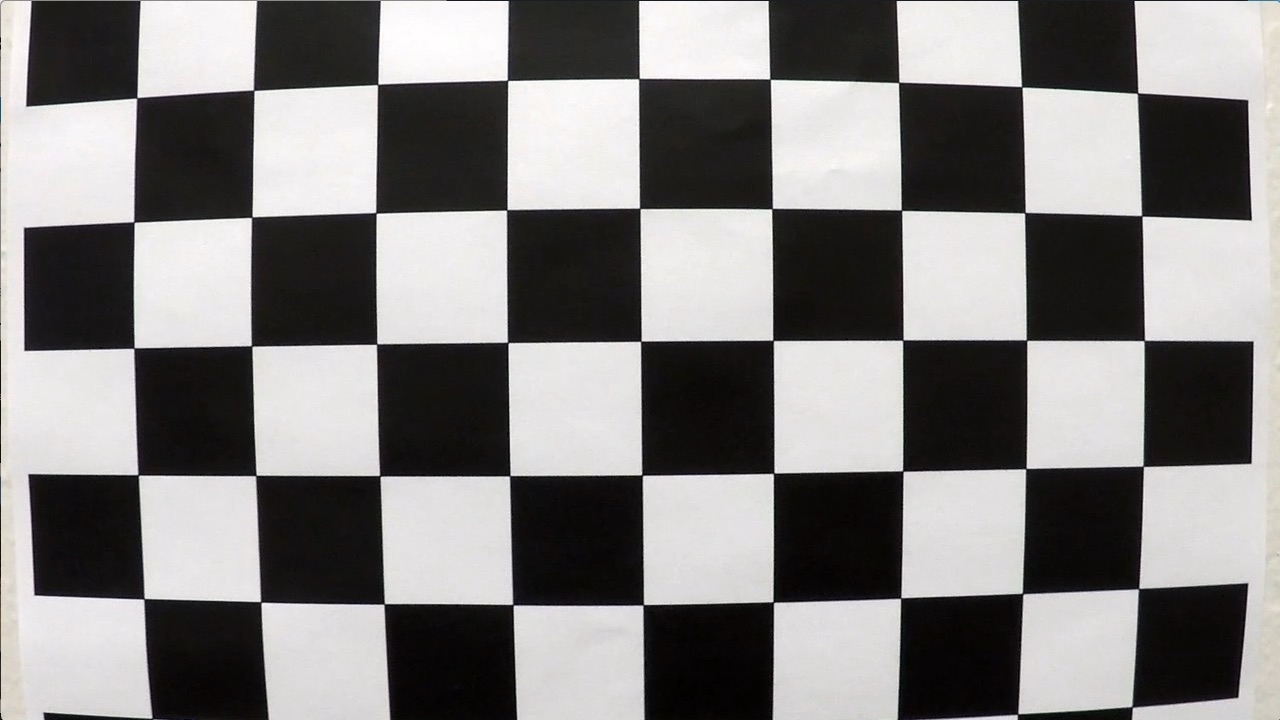
#> input picture img/Udacity/calib/calibration1.jpg, 1280 x 720 px
$ jupyter execute Projekt_Spurerkennung_v2.ipynb
#> lines starting #> are read from the running program, lines starting #| are printed output that depends on the picture; after the words box and inside, x2 and y2 are one past the last pixel; in counts of white or black regions, pixels touching at a corner belong together; long printed decimals are rounded
# Projekt: Erkennung von Spurmarkierungen

In diesem Projekt sollen Spurmarkierungen in zwei bestehenden Datensätzen erkannt werden:

1. Udacity Nanodegree "Self-Driving Car Engineer" (https://www.udacity.com/course/self-driving-car-engineer-nanodegree--nd0013)
2. KITTI-Datensatz zur Erkennung von Spurmarkierungen (http://www.cvlibs.net/datasets/kitti/eval_road.php)

[cell 1]
import cv2 as cv
from matplotlib import pyplot as plt
import numpy as np
import os

print('Willkommen beim Projekt "Erkennung von Spurmarkierungen"')

# Exkurs 1: Kamerakalibrierung zur Entzerrung der Bilder

Die vorhandenen Bilder sind aufgrund der Linsen- und Kameraeigenschaften verzerrt. Entzerren Sie die Bilder mithilfe der Kamerakalibrierungsroutinen von OpenCV (https://docs.opencv.org/4.5.3/dc/dbb/tutorial_py_calibration.html) und den aufgezeichneten Bildern.

[cell 2]
import glob

# einlesen eines Beispielbildes
img1 = cv.cvtColor(cv.imread('./img/Udacity/calib/calibration1.jpg'), cv.COLOR_BGR2RGB)
plt.imshow(img1)
plt.title('Kalibrierungsbild')
plt.show()

# size of chessboard, minimum error with (7, 6), but there were severe artefacts at the borders (see error calculation at the end)
x, y = 9, 6


# termination criteria
criteria = (cv.TERM_CRITERIA_EPS + cv.TERM_CRITERIA_MAX_ITER, 30, 0.001)
# prepare object points, like (0,0,0), (1,0,0), (2,0,0) ....,(6,5,0)
objp = np.zeros((y*x,3), np.float32)
objp[:,:2] = np.mgrid[0:x,0:y].T.reshape(-1,2)
# Arrays to store object points and image points from all the images.
objpoints = [] # 3d point in real world space
imgpoints = [] # 2d points in image plane.


images = glob.glob('./img/Udacity/calib/*.jpg')
# images = ['./img/Udacity/calib/calibration1.jpg']
plt.figure(figsize=(16,6))
for i, fname in enumerate(images):
    img = cv.imread(fname)
#> img is the input picture: shape (720, 1280, 3); mean B, G, R 127.8, 128.4, 130.1
    gray = cv.cvtColor(img, cv.COLOR_BGR2GRAY)

    # Find the chess board corners
    ret, corners = cv.findChessboardCorners(gray, (x,y), None)
#> ret = False; corners = None
    # print(ret)
    # If found, add object points, image points (after refining them)
    if ret == True:
        objpoints.append(objp)
        corners2 = cv.cornerSubPix(gray,corners, (11,11), (-1,-1), criteria)
        imgpoints.append(corners)
        # Draw and display the corners
        cv.drawChessboardCorners(img, (x,y), corners2, ret)
        plt.subplot(4,5,i+1)
        plt.imshow(img)
        plt.xticks([])
        plt.yticks([])
#> pass 2 of the loop `for i, fname in enumerate(images):`:
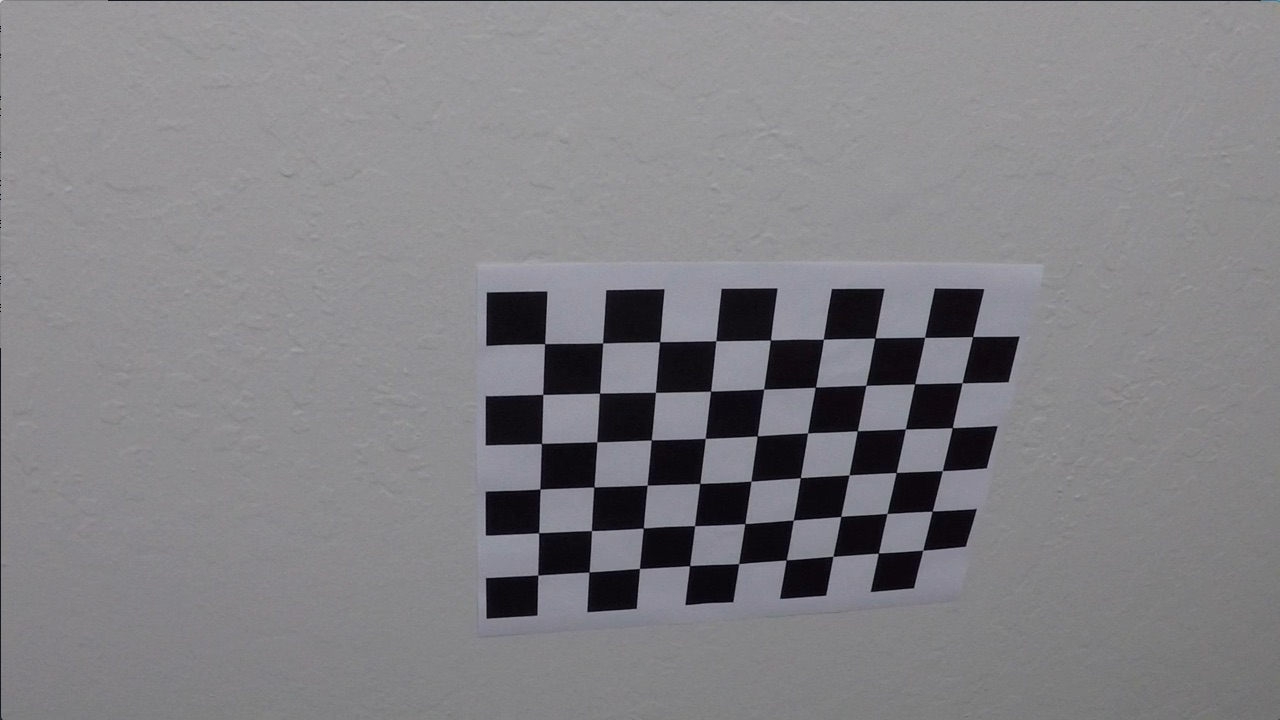
#> input picture img/Udacity/calib/calibration10.jpg, 1280 x 720 px
#> img is the input picture: shape (720, 1280, 3); mean B, G, R 133.1, 129.4, 130.2
#> `ret, corners = cv.findChessboardCorners(gray, (x,y), None)`: ret = True; corners = 54 rows, first 8: [545.3, 343.1], [602.7, 342.8], [660.1, 341.3], [715.8, 340.7], [770.6, 340], [823.5, 339.2], [874.3, 338.5], [925.1, 337.4]
#> `corners2 = cv.cornerSubPix(gray,corners, (11,11), (-1,-1), criteria)`: corners2 = 54 rows, first 8: [544.6, 343.6], [602.6, 343], [659.6, 341.7], [715.8, 340.7], [770.4, 339.9], [823.4, 339.3], [874.9, 337.9], [924.6, 337.3]
#> `cv.drawChessboardCorners(img, (x,y), corners2, ret)`:
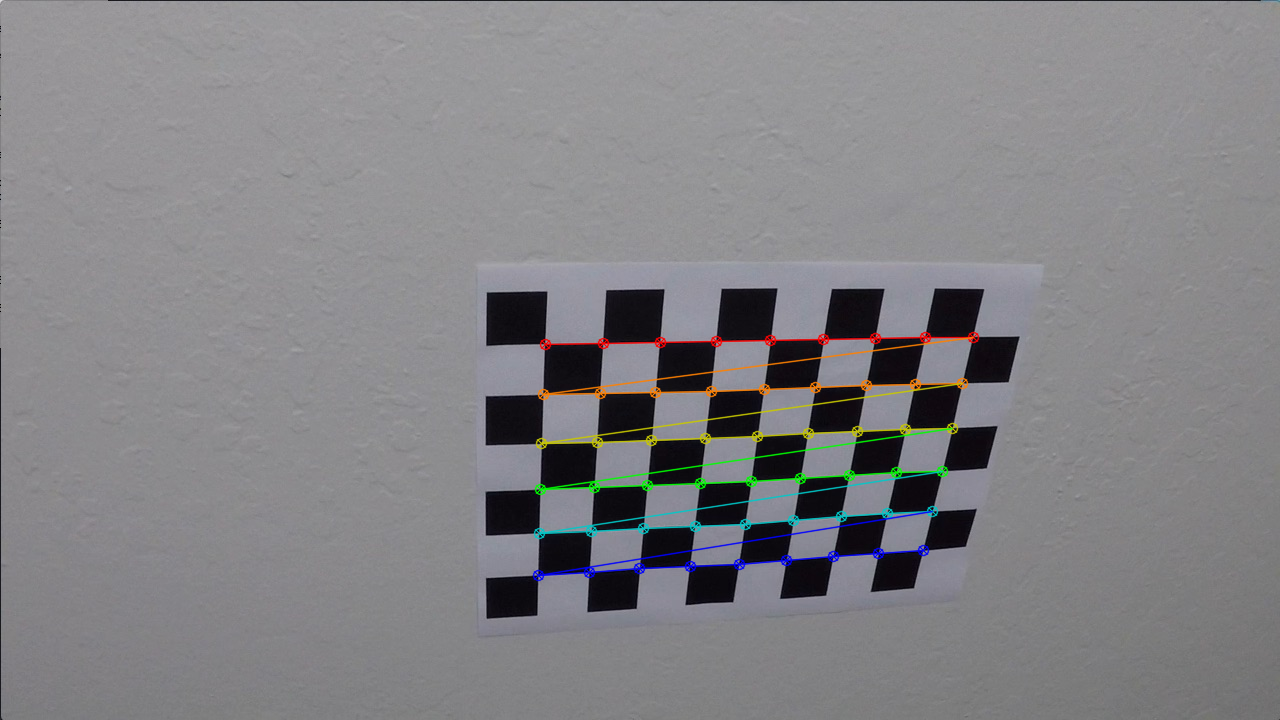
#> img: shape (720, 1280, 3); 1.92% of pixels changed, all inside (x1, y1, x2, y2) = (532, 331, 980, 582)
plt.show()

ret, mtx, dist, rvecs, tvecs = cv.calibrateCamera(objpoints, imgpoints, gray.shape[::-1], None, None)
#> ret = 0.526; mtx = [[1056.3, 0, 657], [0, 1070.1, 272.7], [0, 0, 1]]; dist = [[-0.364, 1.04, 0.0172, 0.00364, -1.8]]; rvecs = ([0.442, -0.193, 0.0382], [-0.0212, 0.43, -0.0306]); tvecs = ([-1.91, 1.19, 17.9], [-17.08, -0.265, 29.95])

img = cv.imread('./img/Udacity/image001.jpg')
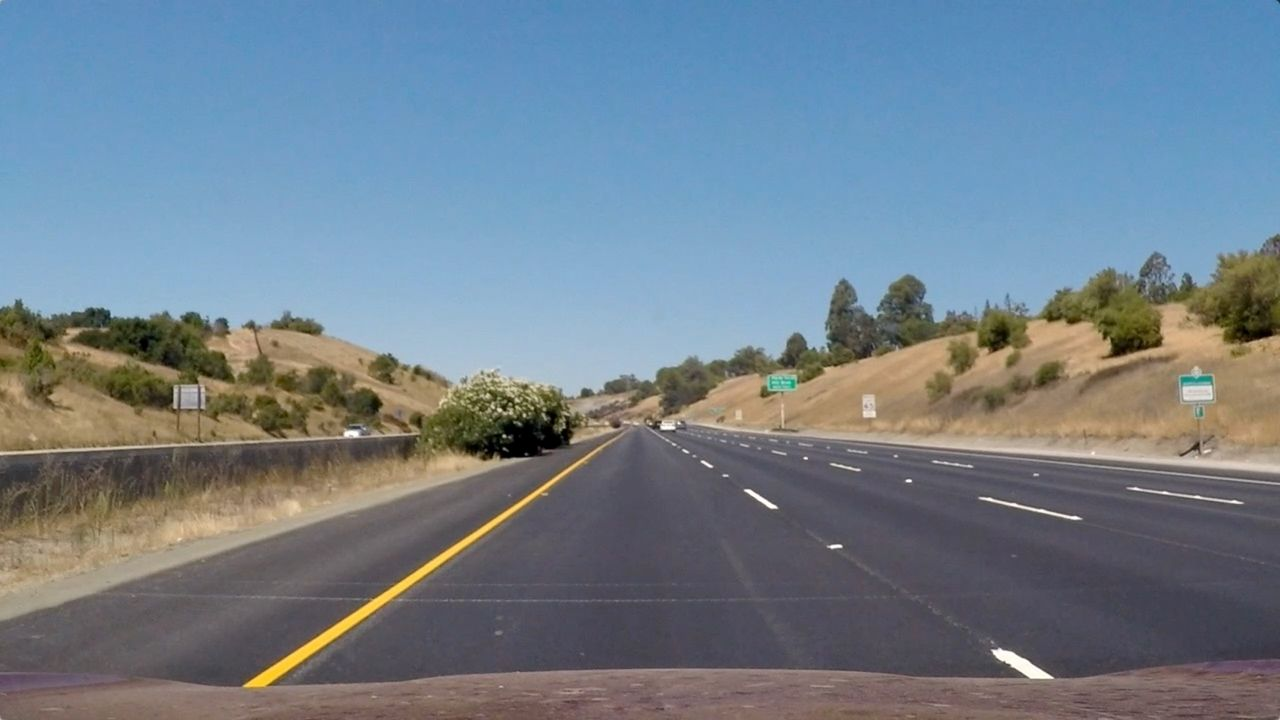
#> input picture img/Udacity/image001.jpg, 1280 x 720 px
#> img is the input picture: shape (720, 1280, 3); mean B, G, R 140, 127.8, 113.4
img = cv.cvtColor(img, cv.COLOR_BGR2RGB)

def undistort_image(img):
    h,  w = img.shape[:2]
    newcameramtx, roi = cv.getOptimalNewCameraMatrix(mtx, dist, (w,h), 1, (w,h))
#> newcameramtx = [[514.7, 0, 898.2], [0, 929.7, 266.9], [0, 0, 1]]; roi = (578, 30, 623, 625)

    # undistort
    img_undist = cv.undistort(img, mtx, dist, None, newcameramtx)
    # crop the image
    x, y, w, h = roi
#> x = 578; y = 30; w = 623; h = 625
    return img_undist[y:y+h, x:x+w]
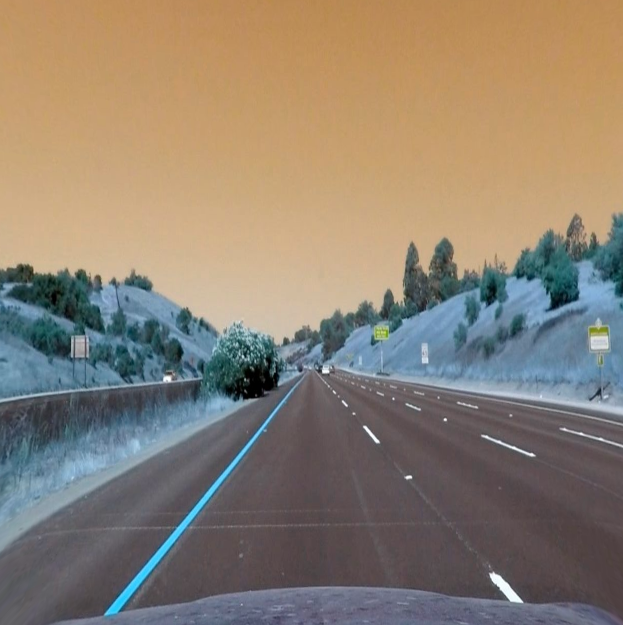
#> returned value: shape (625, 623, 3); mean of channels 0, 1, 2 113.6, 128.3, 140.5; drawn as B, G, R

img_undist = undistort_image(img)

plt.figure(figsize=(15, 10))
plt.subplot(1, 2, 1)
plt.imshow(img)
plt.title('Image001')

plt.subplot(1, 2, 2)
plt.imshow(img_undist, cmap='gray')
plt.title('Image001 undistorted')
plt.show()


# error calculation
mean_error = 0
for i in range(len(objpoints)):
    imgpoints2, _ = cv.projectPoints(objpoints[i], rvecs[i], tvecs[i], mtx, dist)
    error = cv.norm(imgpoints[i], imgpoints2, cv.NORM_L2)/len(imgpoints2)
    mean_error += error
#> this loop made 2 passes
#> (error, mean_error) on passes 1 to 2: (0.0596, 0.0596), (0.0819, 0.142)
#> after the loop, mean_error = 0.142
print( f"total error: {mean_error/len(objpoints)}")
#| total error: 0.07076

Alternative

[cell 3]
# einlesen eines Beispielbildes
img1 = cv.cvtColor(cv.imread('./img/Udacity/calib/calibration1.jpg'), cv.COLOR_BGR2RGB)
plt.imshow(img1)
plt.title('Kalibrierungsbild')
plt.show()

width = 9
height = 6

# termination criteria
criteria = (cv.TERM_CRITERIA_EPS + cv.TERM_CRITERIA_MAX_ITER, 30, 0.001)
# prepare object points, like (0,0,0), (1,0,0), (2,0,0) ....,(6,5,0)
objp = np.zeros((width*height,3), np.float32)
objp[:,:2] = np.mgrid[:width,:height].T.reshape(-1,2)
# Arrays to store object points and image points from all the images.
objpoints = [] # 3d point in real world space
imgpoints = [] # 2d points in image plane.
images = glob.glob('./img/Udacity/calib/*.jpg')
for fname in images:
    img = cv.imread(fname)
    gray = cv.cvtColor(img, cv.COLOR_BGR2GRAY)
    # Find the chess board corners
    ret, corners = cv.findChessboardCorners(gray, (width, height), None, cv.CALIB_CB_ADAPTIVE_THRESH)
#> ret = False; corners = None
    #ret, corners = cv.findChessboardCornersSB(gray, (6,5), None, cv.CALIB_CB_LARGER + cv.CALIB_CB_EXHAUSTIVE + cv.CALIB_CB_ACCURACY + cv.CALIB_CB_NORMALIZE_IMAGE)
    # If found, add object points, image points (after refining them)
    if ret == True:
        objpoints.append(objp)
        corners2 = cv.cornerSubPix(gray,corners, (11,11), (-1,-1), criteria)
        imgpoints.append(corners)
        #Draw and display the corners
        cv.drawChessboardCorners(img, (width, height), corners2, ret)
        cv.imshow('img', img)
        cv.waitKey(500)
#> pass 2 of the loop `for fname in images:`:
#> `ret, corners = cv.findChessboardCorners(gray, (width, height), None, c..`: ret = True; corners = 54 rows, first 8: [544.7, 343.6], [602.6, 342.9], [659.6, 341.7], [715.9, 340.6], [770.5, 340], [823.4, 339.3], [874.8, 338], [924.7, 337.3]
cv.destroyAllWindows()

ret, mtx, dist, rvecs, tvecs = cv.calibrateCamera(objpoints, imgpoints, gray.shape[::-1], None, None)
#> ret = 0.526

img = cv.imread('./img/Udacity/calib/calibration1.jpg')
h,  w = img.shape[:2]
newcameramtx, roi = cv.getOptimalNewCameraMatrix(mtx, dist, (w,h), 1, (w,h))
#> newcameramtx = [[514.8, 0, 898.1], [0, 929.7, 266.9], [0, 0, 1]]; roi = (578, 30, 623, 625)

# undistort
dst = cv.undistort(img, mtx, dist, None, newcameramtx)
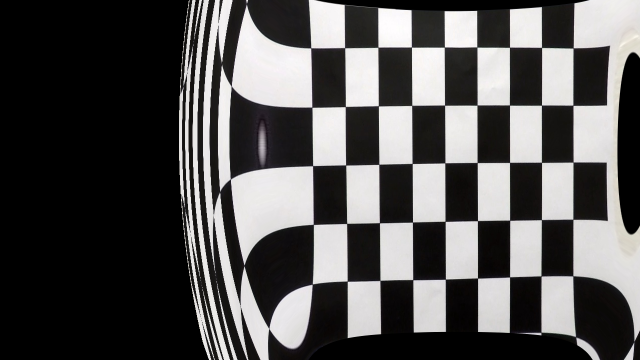
#> dst: shape (720, 1280, 3) (shown at 1/2 size); mean B, G, R 82.6, 82.9, 84.1
# crop the image
x, y, w, h = roi
#> x = 578; y = 30; w = 623; h = 625
dst = dst[y:y+h, x:x+w]
#> dst: shape (625, 623, 3)
cv.imwrite('calibresult.png', dst)

plt.figure(figsize=(20,10))
plt.subplot(1,2,1)
plt.imshow(img)
plt.title("Original Kalibrierungsbild")
plt.subplot(1,2,2)
plt.imshow(dst)
plt.title("Kalibrierungsbild mit undistort")
plt.show()

# remap
mapx, mapy = cv.initUndistortRectifyMap(mtx, dist, None, newcameramtx, (w,h), 5)
dst = cv.remap(img, mapx, mapy, cv.INTER_LINEAR)
# crop the image
x, y, w, h = roi
dst = dst[y:y+h, x:x+w]
#> dst: shape (595, 45, 3)
cv.imwrite('calibresult.png', dst)

plt.figure(figsize=(20,10))
plt.subplot(1,2,1)
plt.imshow(img)
plt.title("Original Kalibrierungsbild")
plt.subplot(1,2,2)
plt.imshow(dst)
plt.title("Kalibrierungsbild mit remap")
plt.show()

mean_error = 0
for i in range(len(objpoints)):
    imgpoints2, _ = cv.projectPoints(objpoints[i], rvecs[i], tvecs[i], mtx, dist)
    error = cv.norm(imgpoints[i], imgpoints2, cv.NORM_L2)/len(imgpoints2)
    mean_error += error
#> after the loop, mean_error = 0.142
print( "total error: {}".format(mean_error/len(objpoints)) )
#| total error: 0.07076

#----------Fahrspur undistort----------

img = cv.imread('./img/Udacity/image001.jpg')
img = cv.cvtColor(img, cv.COLOR_BGR2RGB)
h,  w = img.shape[:2]
newcameramtx, roi = cv.getOptimalNewCameraMatrix(mtx, dist, (w,h), 1, (w,h))

# undistort
dst = cv.undistort(img, mtx, dist, None, newcameramtx)
#> dst: shape (720, 1280, 3)
# crop the image
x, y, w, h = roi
#> w = 623; h = 625
dst = dst[y:y+h, x:x+w]
#> dst: shape (625, 623, 3)
cv.imwrite('calibresult.png', dst)

plt.figure(figsize=(20,10))
plt.subplot(1,2,1)
plt.imshow(img)
plt.title("Original Lane-Img")
plt.subplot(1,2,2)
plt.imshow(dst)
plt.title("Lane-Img mit undistort")
plt.show()

#----------Fahrspur remap----------

img = cv.imread('./img/Udacity/image001.jpg')
img = cv.cvtColor(img, cv.COLOR_BGR2RGB)
h,  w = img.shape[:2]
newcameramtx, roi = cv.getOptimalNewCameraMatrix(mtx, dist, (w,h), 1, (w,h))

mapx, mapy = cv.initUndistortRectifyMap(mtx, dist, None, newcameramtx, (w,h), 5)
#> mapx: shape (720, 1280) float32
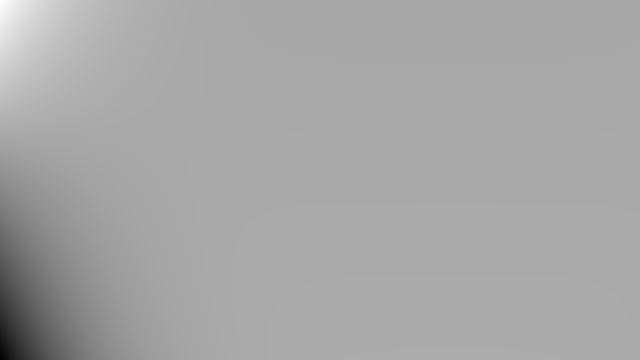
#> mapy: shape (720, 1280) float32 (shown at 1/2 size); min -26933.5, max 14116.8, mean -141.9; drawn with min black and max white
dst = cv.remap(img, mapx, mapy, cv.INTER_LINEAR)
#> dst: shape (720, 1280, 3)
# crop the image
x, y, w, h = roi
#> w = 623; h = 625
dst = dst[y:y+h, x:x+w]
#> dst: shape (625, 623, 3)
cv.imwrite('calibresult.png', dst)

plt.figure(figsize=(20,10))
plt.subplot(1,2,1)
plt.imshow(img)
plt.title("Original Lane-Img")
plt.subplot(1,2,2)
plt.imshow(dst)
plt.title("Lane-Img mit remap")
plt.show()

# Exkurs 2: Perspektivtransformation

Durch die Kameraperspektive wird die Krümmung der gefundenen Spurmarkierungen nicht der realen Fahrstreifenkrümmung entsprechen. Transformieren Sie daher die Bilder der Kameraperspektive in eine Vogelperspektive, die der realen Fahrstreifenkrümmung entspricht.

[cell 4]
# einlesen eines Beispielbildes
img1 = cv.imread("img/Udacity/image001.jpg", -1)
img1 = img_undist
# [13 lines of commented-out code are left out]
src = np.float32([[191, 628], [531, 404], [1021, 628], [681, 404]])
dst = np.float32([[150, 720], [150, 10], [1000, 720], [1000, 10]])

for point in src:
    plt.plot(point[0], point[1], marker="v", color="red")
plt.imshow(img1)
plt.title("Spurmarkierungen")
plt.show()

M = cv.getPerspectiveTransform(src, dst)
img1_warp = cv.warpPerspective(img1, M, (img1.shape[1], img1.shape[0]))
for point in dst:
    plt.plot(point[0], point[1], marker="v", color="red")
plt.imshow(img1_warp)
plt.show()

# alle Bilder warpen
images = glob.glob("./img/Udacity/*.jpg")
plt.figure(figsize=(30, 10))
for index, image in enumerate(images):
    img1 = undistort_image(cv.cvtColor(cv.imread(image, -1), cv.COLOR_BGR2RGB))
    img1_warp = cv.warpPerspective(img1, M, (img1.shape[1], img1.shape[0]))
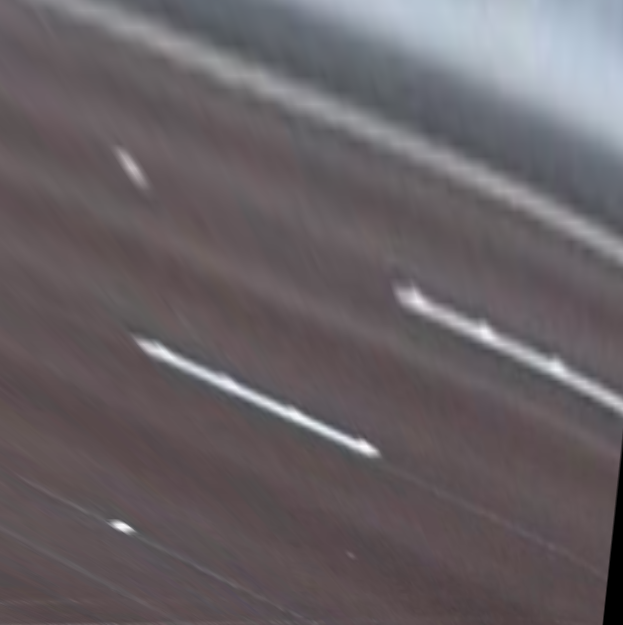
#> img1_warp: shape (625, 623, 3); mean of channels 0, 1, 2 100.7, 96.9, 103.8; drawn as B, G, R
    plt.subplot(3, 3, index + 1)
    plt.imshow(img1_warp)
plt.show()
